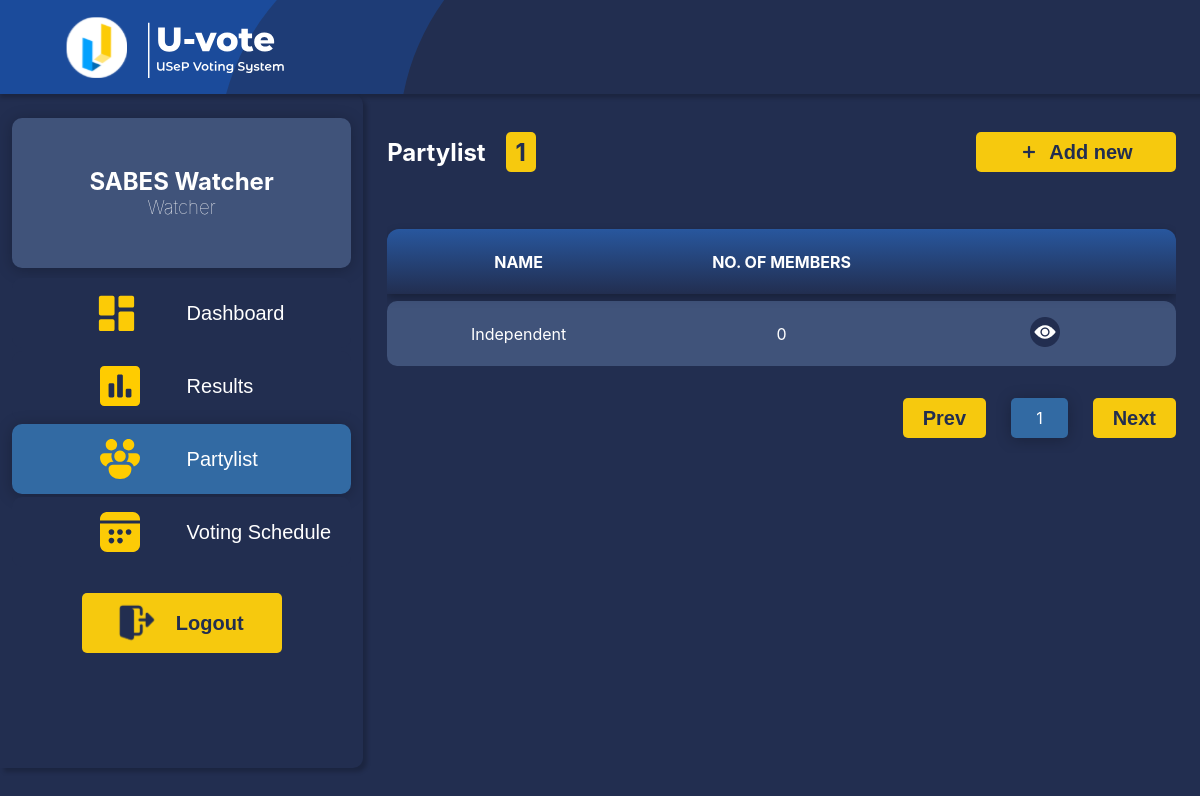
The app's page /Partylist.php (signed in) with its own data.
### tables this page shows
CREATE TABLE IF NOT EXISTS `users` (
  `usep_ID` int NOT NULL,
  `username` varchar(255) NOT NULL,
  `userpass` varchar(255) NOT NULL,
  `LName` varchar(255) NOT NULL,
  `FName` varchar(255) NOT NULL,
  `usertype` varchar(50) NOT NULL,
  `User_status` varchar(50) NOT NULL,
  `last_heartbeat` timestamp NULL DEFAULT NULL,
  `logged_out` tinyint(1) DEFAULT '0',
  PRIMARY KEY (`usep_ID`)
);

CREATE TABLE IF NOT EXISTS `list_partylist` (
  `prty_ID` int NOT NULL AUTO_INCREMENT,
  `name_partylist` varchar(55) NOT NULL,
  PRIMARY KEY (`prty_ID`)
);

### Partylist.php (the view, shortened to what this page needs)
<?php
include "DBSession.php";
$usertype = $_SESSION['usertype'];
$username = $_SESSION['username'];
$sql = "SELECT FName, LName FROM users WHERE username = ? AND usertype = ?";
$stmt = $conn->prepare($sql);
$stmt->bind_param("ss", $username, $usertype);
$stmt->execute();
$stmt->bind_result($FName, $LName);
?>
<!DOCTYPE html>
<html lang="en">
<head>
</head>
<body>
    <header>
        <div class="logoName">
            <img id="Logo" src="U-Vote Logo.svg" alt="Logo">
            <img id="Name" src="U-Vote Name.svg" alt="Name">
        </div>
        <div class="searchspace">
        </div>
    </header>
    <div class="bodycontainer">
        <div class="menu">
            <div class="accounttag">
                <h2 class="username"><?php echo $FName . " " . $LName ?></h2>
                <h3 class="usertype"><?php echo $usertype ?></h3>
            </div>
            <div class="buttonContainer">
                <button title="Dashboard" onclick="switchHTML('Dashboard.php')">
                    <div><img src="dashboard.svg" alt="dashboard icon"></div>
                    <div>Dashboard</div>
                </button>
                <button id="RESULTS" title="Results" onclick="switchHTML('Results.php')">
                    <div><img src="result.svg" alt="result icon"></div>
                    <div>Results</div>
                </button>
                <button title="Partylists" id="selected">
                    <div><img src="partylist.svg" alt="partylist icon"></div>
                    <div>Partylist</div>
                </button>
                <button id="SCHEDULE" title="Voting Schedule" onclick="switchHTML('Schedule.php')">
                    <div><img src="schedule.svg" alt="calendar icon"></div>
                    <div>Voting Schedule</div>
                </button>
                <br>
                <button id="logout" class="Logoutbutton" title="Logout">
                    <div><img src="logout.svg" alt="log out icon"></div>
                    <div>Logout</div>
                </button>
            </div>
        </div>
        <div class="content">
            <div class="contenthead">
                <div class="titlecontainer">
                    <div>
                        <h2 class="banner">Partylist</h2>
                    </div>
                    <div class="yellowBG">
                        <h2 id="rowNumbershow">0</h2>
                    </div>
                </div>
                <div class="dropdown">
                    <button id="add"><img src="plus.png" alt="plus icon">Add new</button>
                </div>
            </div>
            <div class="tableandnav">
                <div class="tablecontainer">
                    <table id="Results">
                        <tr class="trheader">
                            <th class="thfirst">NAME</th>
                            <th>NO. OF MEMBERS </th>
                            <th class="thlast"></th>
                        </tr>
                        <?php
                        $sql = "SELECT * FROM list_partylist";
                        $result = $conn->query($sql);
                        if ($result->num_rows > 0) {
                            while ($row = $result->fetch_assoc()) {
                                $partylist = $row["name_partylist"];
                                $prty_ID = $row["prty_ID"];
                                $stmt = $conn->prepare("SELECT COUNT(*) as candidateCount FROM candidates WHERE prty_ID = ?");
                                $stmt->bind_param("s", $prty_ID);
                                $stmt->execute();
                                $resultCandidates = $stmt->get_result();
                                $candidateRow = $resultCandidates->fetch_assoc();
                                $candidateCount = $candidateRow['candidateCount'];
                        ?>
                                <tr>
                                    <td class="tdfirst"><?php echo htmlspecialchars($partylist); ?></td>
                                    <td><?php echo htmlspecialchars($candidateCount); ?></td>
                                    <td class="tdlast">
                                        <img onclick="viewpop('<?php echo $prty_ID; ?>')" src="view.png" alt="view icon">
                                    </td>
                                </tr>
                        <?php
                            }
                        }
                        ?>
                    </table>
                </div>
                <div class="navTable">
                    <div class="prevcontainer">
                        <button id="prevButton" onclick="navigateRows(-1)">Prev</button>
                    </div>
                    <div class="pageIndicator" id="pageNumbers">
                    </div>
                    <div class="nextcontainer">
                        <button id="nextButton" onclick="navigateRows(1)">Next</button>
                    </div>
                </div>
            </div>
        </div>
    </div>
</body>
</html>

### records on screen
users: FName "SABES", LName "Watcher"
list_partylist: name_partylist "Independent", candidateCount "0"

### other values on screen
$usertype "Watcher"
